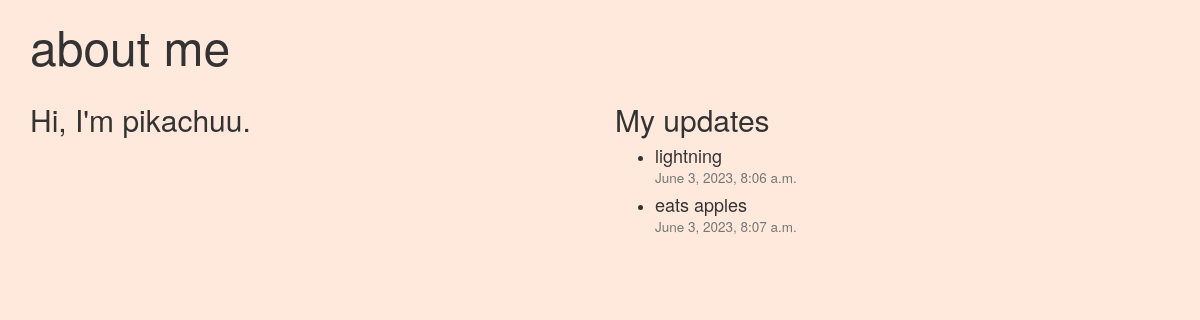
The app's page /pets/profiles/1/ with its own data.
### communication_app/models.py (models this page shows, shortened)
class Pet(models.Model):
    user = models.ForeignKey(django.contrib.auth.models.User, on_delete=models.CASCADE)
    name = models.SlugField()
    description = models.CharField(max_length=1024, default="", blank=True)

class Update(models.Model):
    pub_date = models.DateTimeField(
        auto_now_add=True
    )
    pet = models.ForeignKey(Pet, on_delete=models.CASCADE)
    text = models.CharField(max_length=140)

### communication_app/views.py (the view)
# urls.py: path("profiles/<int:pet_id>/", views.profile, name="profile"),
def profile(request, pet_id):
    pet = get_object_or_404(Pet, pk=pet_id)
    update_form = UpdateForm()
    return render(
        request,
        "communication_app/profile.html",
        {"pet": pet, "update_form": update_form},
    )

### communication_app/templates/communication_app/profile.html (shortened to what this page needs)
{% load staticfiles %}
<!DOCTYPE html>
<html lang="en">
  <head>
    <link rel="stylesheet" type="text/css" href="{% static 'bootstrap-3.3.4-dist/css/bootstrap.css' %}" />
    <link rel="stylesheet" type="text/css" href="{% static 'bootstrap-3.3.4-dist/css/bootstrap-theme.css' %}" />
    <link rel="stylesheet" type="text/css" href="{% static 'pets.css' %}" />
  </head>
  <body>
    <div class="container">
      <h1>About me</h1>
      <div class="row">
        <div class="col-md-6">
          <h2>Hi, I'm {{ pet.name }}.</h2>
        </div>
        <div class="col-md-6">
          {% if pet.update_set.count %}
            <h2>My updates</h2>
            <ul>
              {% for update in pet.update_set.all %}
              <li><h4>{{ update.text|safe }} <br><small>{{ update.pub_date }}</small></h4></li>
              {% endfor %}
            </ul>
          {% else %}
            <p>No updates yet.</p>
          {% endif %}
        </div>
      </div>
    </div>
  </body>
</html>

### base_app/static/pets.css (style rules this page uses)
body { background: #ffe9dc; }
h1 { text-transform: lowercase; font-weight: 100; font-size: 48px; }

### records on screen
Pet: name "pikachuu"
Update: text "lightning", pub_date "June 3, 2023, 8:06 a.m."
Update: text "eats apples", pub_date "June 3, 2023, 8:07 a.m."
